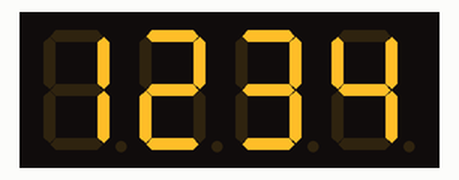
This sketch was run on a simulated Arduino Uno, built with avr-gcc and run on an emulated ATmega328P. Shown: 4-digit seven-segment display.

Above: at 0.1 s.
At 2.1 s:
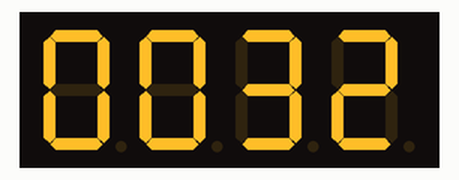
At 11.53 s:
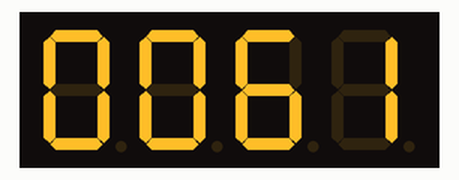
At 20.99 s:
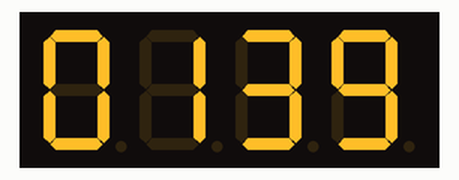
At 30.44 s:
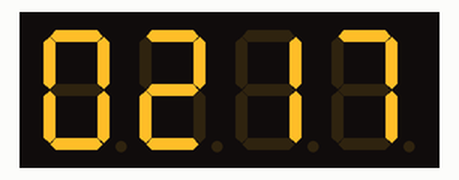
At 39.89 s:
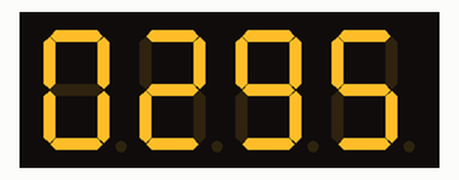

Measured:
- what the display in image 1 shows lasts 2.0 s, from 2.1 s to 4.1 s

The sketch:

7segments.ino
```cpp
#include <TM1637Display.h>

// Define the connections pins
#define CLK 2  // Clock pin
#define DIO 3  // Data pin

// Initialize the display object
TM1637Display display(CLK, DIO);

void setup() {
  // Set the brightness of the display (0-7)
  display.setBrightness(5);

  // Clear the display at startup
  display.clear();
}

void loop() {
  // Example: display a static number
  int number = 1234;
  display.showNumberDec(number); // Display the number 1234

  delay(2000);  // Wait 2 seconds

  // Example: display a number with leading zeros (e.g., 0032)
  number = 32;
  display.showNumberDec(number, true); // 'true' enables leading zeros

  delay(2000);  // Wait 2 seconds

  // Example: display each digit in sequence
  for (int i = 0; i <= 9999; i++) {
    display.showNumberDec(i, true);  // Display i with leading zeros
    delay(100);  // Delay to create a counting effect
  }
}
```
